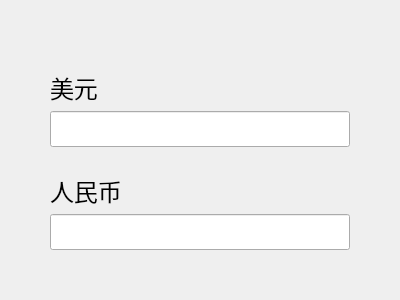
<?xml version="1.0" encoding="UTF-8"?>
<ui version="4.0">
 <class>MoneyPage</class>
 <widget class="QWidget" name="MoneyPage">
  <property name="geometry">
   <rect>
    <x>0</x>
    <y>0</y>
    <width>400</width>
    <height>300</height>
   </rect>
  </property>
  <property name="windowTitle">
   <string>Form</string>
  </property>
  <property name="styleSheet">
   <string notr="true">* {
    font-size: 24px;
}</string>
  </property>
  <layout class="QGridLayout" name="gridLayout">
   <property name="leftMargin">
    <number>50</number>
   </property>
   <property name="topMargin">
    <number>50</number>
   </property>
   <property name="rightMargin">
    <number>50</number>
   </property>
   <property name="bottomMargin">
    <number>50</number>
   </property>
   <item row="1" column="1">
    <widget class="QLineEdit" name="inputDollar">
     <property name="sizePolicy">
      <sizepolicy hsizetype="Expanding" vsizetype="Maximum">
       <horstretch>0</horstretch>
       <verstretch>0</verstretch>
      </sizepolicy>
     </property>
     <property name="inputMask">
      <string/>
     </property>
    </widget>
   </item>
   <item row="0" column="1">
    <widget class="QLabel" name="label">
     <property name="text">
      <string>美元</string>
     </property>
     <property name="alignment">
      <set>Qt::AlignBottom|Qt::AlignLeading|Qt::AlignLeft</set>
     </property>
    </widget>
   </item>
   <item row="2" column="1">
    <widget class="QLabel" name="label_2">
     <property name="text">
      <string>人民币</string>
     </property>
     <property name="alignment">
      <set>Qt::AlignBottom|Qt::AlignLeading|Qt::AlignLeft</set>
     </property>
    </widget>
   </item>
   <item row="3" column="1">
    <widget class="QLineEdit" name="inputRMB">
     <property name="sizePolicy">
      <sizepolicy hsizetype="Expanding" vsizetype="Maximum">
       <horstretch>0</horstretch>
       <verstretch>0</verstretch>
      </sizepolicy>
     </property>
     <property name="inputMask">
      <string/>
     </property>
    </widget>
   </item>
  </layout>
 </widget>
 <resources/>
 <connections/>
</ui>
